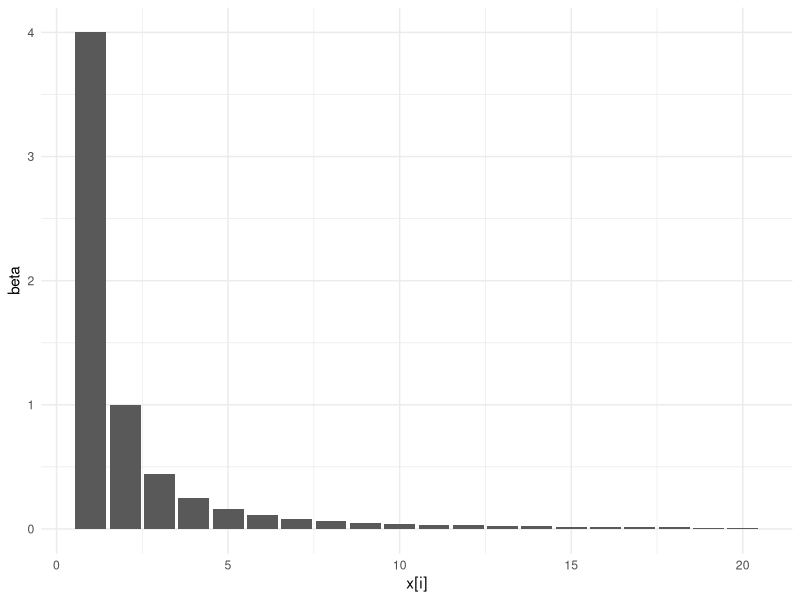

Write the R code that produced this figure. (Note: this script raises an error after producing the figure.)
## ---- chunk 1
library(tidyverse)
library(glmnet)
theme_set(theme_minimal())
## ---- chunk 2
generateBeta <- function(beta_length) {
    4 / seq(beta_length)^2
}
qplot(seq(20), generateBeta(20), geom = "col", xlab = "x[i]", ylab = "beta")
## ---- chunk 3
f_y_x <- function(x) {
    beta <- generateBeta(dim(x)[2])  # approximately sparse model
    x %*% beta
}
## ---- chunk 4
n <- 200
p <- 100
x <- matrix(rnorm(n * p), nrow = n, ncol = p)	

y_exp <- f_y_x(x)
y <- y_exp + rnorm(n) * 4
## ---- chunk 5
calculateMSE <- function(prediction, y_exp) {
    sqrt(mean((prediction - y_exp)^2))
}
## ---- chunk 6
# Try some models and evaluate their overall performance
## ---- chunk 7
# Be systematic about choosing the best penalty parameter
lambda_values <- seq(0, 1, 0.05)
## ---- chunk 8
# Write a simulator function that can evaluate a model for a given X
# end result: lambda, prediction (f_star), error
run_simulation <- function(x_generator, x0 = 0.1, lambdas = seq(0, 0.6, 0.02)) {
    # generate the sample
    # x <-  
    # y_exp <-
    # y <- 
    
    # generate the x0 value
    # x_eval <- matrix(x0, ncol = dim(x)[2])
    
    # run the simulation for each lambda and store the results
    
}
## ---- chunk 9
visualize_simulation_results <- function(simulation_results) {
    group_by(simulation_results, lambda) |>
    summarise(bias2 = mean(error)^2, var = var(f_star)) |>
    mutate(MSE = bias2 + var) |>
    pivot_longer(bias2:MSE, names_to = "metric") |>
    mutate(metric = factor(metric, levels = c("bias2", "var", "MSE"))) |>
    ggplot(aes(lambda, value, color = metric)) + geom_line(size = 1)    
}
## ---- chunk 10
generate_independent_predictors <- function(n = 200, p = 300) {
    matrix(rnorm(n * p), nrow = n, ncol = p)
}
## ---- chunk 11
simulation_results <- map_dfr(
    1:100, 
    ~run_simulation(x_generator = generate_independent_predictors)
)
## ---- chunk 12
visualize_simulation_results(simulation_results)
## ---- chunk 13
generate_correlated_predictors <- function(n = 200, p = 10) {
    # for p = 10, there will be 285 features
    poly(matrix(rnorm(n * p), nrow = n, ncol = p), degree = 3, raw = TRUE)
}
## ---- chunk 14
simulation_results <- map_dfr(
    1:100, 
    ~run_simulation(x_generator = generate_correlated_predictors)
)
## ---- chunk 15
visualize_simulation_results(simulation_results)
